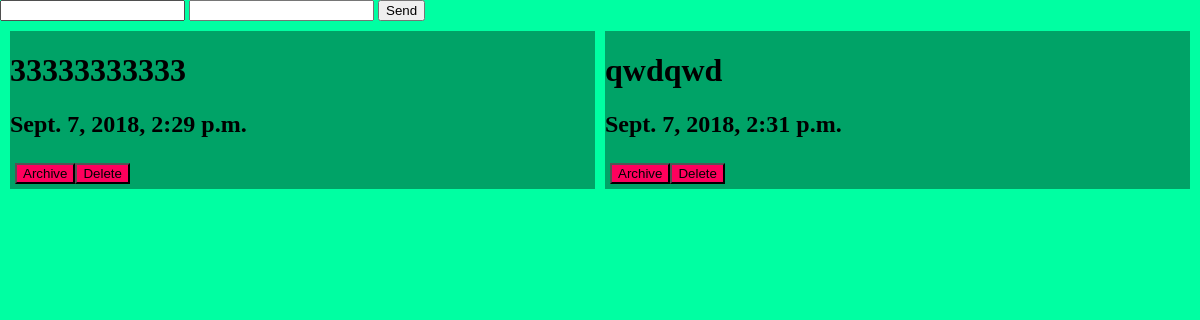
Page /webpage/ (signed in) on the earlier database version.
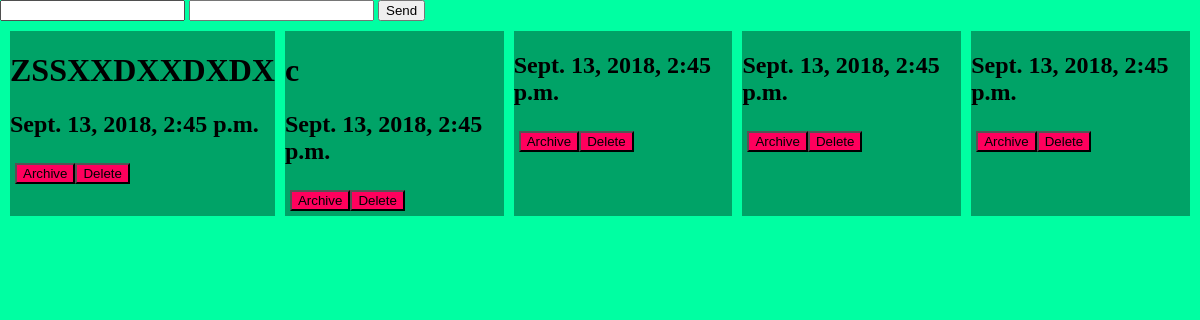
Same page on the later database version.
### todo/models.py (models this page shows)
class ToDo(models.Model):
    user = models.ForeignKey(settings.AUTH_USER_MODEL, null=False, on_delete=models.CASCADE)
    date = models.DateTimeField(auto_now_add=True)
    title = models.TextField(max_length=20, null=False)
    description = models.TextField(max_length=144, null=True)
    archived = models.BooleanField(default=False, null=False)

### webpage/views.py (the view)
# urls.py: path('', index)
def index(request):
    context = {'todos' : ToDo.objects.all().filter(archived=False, user=request.user)}
    return render(request, 'webpage/index.html', context)

### webpage/templates/webpage/index.html (shortened to what this page needs)
{% load static %}
<!DOCTYPE html>
<html lang="en">
<head>
  <link rel="stylesheet" href="{% static 'webpage/css/index.css' %}" type="text/css">
</head>
<body>
  <div>
    <form action="{% url 'todo:create' %}" method="post">
      <input type="text" name="title" id="">
      <input type="text" name="description" id="">
      <button type="submit">Send</button>
    </form>
  </div>
  <div class="container">
    {% for x in todos %}
    <div class="todo">
      <h1>{{ x.title }}</h1>
      <h2>{{ x.date }}</h2>
      <div class="container">
        <form action="{% url 'todo:archive' %}" method="post">
          <button class="button" type="submit">Archive</button>
        </form>
        <form action="{% url 'todo:delete' %}" method="post">
          <button class="button" type="submit">Delete</button>
        </form>
      </div>
    </div>
    {% endfor %}
  </div>
</body>
</html>

Differences in the rows shown:
no longer on this page (row edited): ToDo: title "33333333333", date "Sept. 7, 2018, 2:29 p.m."
removed ToDo: title "qwdqwd", date "Sept. 7, 2018, 2:31 p.m."
added ToDo: title "ZSSXXDXXDXDX", date "Sept. 13, 2018, 2:45 p.m."
added ToDo: title "c", date "Sept. 13, 2018, 2:45 p.m."
added ToDo: date "Sept. 13, 2018, 2:45 p.m."
added ToDo: date "Sept. 13, 2018, 2:45 p.m."
added ToDo: date "Sept. 13, 2018, 2:45 p.m."
